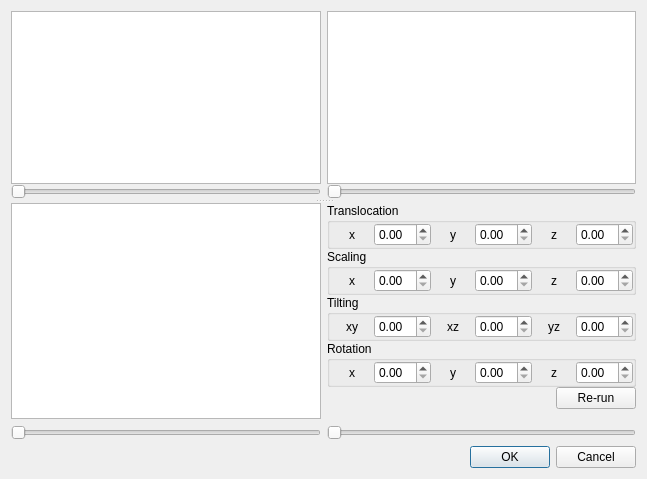
<?xml version="1.0" encoding="UTF-8"?>
<ui version="4.0">
 <class>manual_alignment</class>
 <widget class="QDialog" name="manual_alignment">
  <property name="geometry">
   <rect>
    <x>0</x>
    <y>0</y>
    <width>647</width>
    <height>479</height>
   </rect>
  </property>
  <property name="windowTitle">
   <string>Dialog</string>
  </property>
  <layout class="QVBoxLayout" name="verticalLayout">
   <item>
    <widget class="QWidget" name="widget" native="true">
     <layout class="QVBoxLayout" name="verticalLayout_6">
      <property name="spacing">
       <number>6</number>
      </property>
      <property name="margin">
       <number>0</number>
      </property>
      <item>
       <widget class="QSplitter" name="splitter">
        <property name="frameShadow">
         <enum>QFrame::Plain</enum>
        </property>
        <property name="orientation">
         <enum>Qt::Vertical</enum>
        </property>
        <widget class="QWidget" name="horizontalLayoutWidget">
         <layout class="QHBoxLayout" name="horizontalLayout_6">
          <property name="spacing">
           <number>6</number>
          </property>
          <property name="bottomMargin">
           <number>0</number>
          </property>
          <item>
           <layout class="QVBoxLayout" name="verticalLayout_2">
            <property name="spacing">
             <number>0</number>
            </property>
            <property name="margin">
             <number>0</number>
            </property>
            <item>
             <widget class="QGraphicsView" name="cor_view"/>
            </item>
            <item>
             <widget class="QSlider" name="cor_slice_pos">
              <property name="orientation">
               <enum>Qt::Horizontal</enum>
              </property>
             </widget>
            </item>
           </layout>
          </item>
          <item>
           <layout class="QVBoxLayout" name="verticalLayout_3">
            <property name="spacing">
             <number>0</number>
            </property>
            <item>
             <widget class="QGraphicsView" name="sag_view"/>
            </item>
            <item>
             <widget class="QSlider" name="sag_slice_pos">
              <property name="orientation">
               <enum>Qt::Horizontal</enum>
              </property>
             </widget>
            </item>
           </layout>
          </item>
         </layout>
        </widget>
        <widget class="QWidget" name="layoutWidget">
         <layout class="QHBoxLayout" name="horizontalLayout_7">
          <property name="spacing">
           <number>6</number>
          </property>
          <property name="margin">
           <number>0</number>
          </property>
          <item>
           <layout class="QVBoxLayout" name="verticalLayout_4">
            <item>
             <widget class="QGraphicsView" name="axi_view"/>
            </item>
            <item>
             <widget class="QSlider" name="axi_slice_pos">
              <property name="orientation">
               <enum>Qt::Horizontal</enum>
              </property>
             </widget>
            </item>
           </layout>
          </item>
          <item>
           <layout class="QVBoxLayout" name="verticalLayout_5">
            <property name="spacing">
             <number>0</number>
            </property>
            <property name="margin">
             <number>0</number>
            </property>
            <item>
             <widget class="QGroupBox" name="groupBox">
              <property name="title">
               <string>Translocation</string>
              </property>
              <layout class="QHBoxLayout" name="horizontalLayout_2">
               <property name="spacing">
                <number>0</number>
               </property>
               <property name="margin">
                <number>0</number>
               </property>
               <item>
                <widget class="QLabel" name="label_2">
                 <property name="text">
                  <string>x</string>
                 </property>
                 <property name="alignment">
                  <set>Qt::AlignCenter</set>
                 </property>
                </widget>
               </item>
               <item>
                <widget class="QDoubleSpinBox" name="tx">
                 <property name="singleStep">
                  <double>0.050000000000000</double>
                 </property>
                </widget>
               </item>
               <item>
                <widget class="QLabel" name="label_3">
                 <property name="text">
                  <string>y</string>
                 </property>
                 <property name="alignment">
                  <set>Qt::AlignCenter</set>
                 </property>
                </widget>
               </item>
               <item>
                <widget class="QDoubleSpinBox" name="ty">
                 <property name="singleStep">
                  <double>0.050000000000000</double>
                 </property>
                </widget>
               </item>
               <item>
                <widget class="QLabel" name="label">
                 <property name="text">
                  <string>z</string>
                 </property>
                 <property name="alignment">
                  <set>Qt::AlignCenter</set>
                 </property>
                </widget>
               </item>
               <item>
                <widget class="QDoubleSpinBox" name="tz">
                 <property name="singleStep">
                  <double>0.050000000000000</double>
                 </property>
                </widget>
               </item>
              </layout>
             </widget>
            </item>
            <item>
             <widget class="QGroupBox" name="groupBox_2">
              <property name="title">
               <string>Scaling</string>
              </property>
              <layout class="QHBoxLayout" name="horizontalLayout_3">
               <property name="spacing">
                <number>0</number>
               </property>
               <property name="margin">
                <number>0</number>
               </property>
               <item>
                <widget class="QLabel" name="label_6">
                 <property name="text">
                  <string>x</string>
                 </property>
                 <property name="alignment">
                  <set>Qt::AlignCenter</set>
                 </property>
                </widget>
               </item>
               <item>
                <widget class="QDoubleSpinBox" name="sx">
                 <property name="singleStep">
                  <double>0.050000000000000</double>
                 </property>
                </widget>
               </item>
               <item>
                <widget class="QLabel" name="label_4">
                 <property name="text">
                  <string>y</string>
                 </property>
                 <property name="alignment">
                  <set>Qt::AlignCenter</set>
                 </property>
                </widget>
               </item>
               <item>
                <widget class="QDoubleSpinBox" name="sy">
                 <property name="singleStep">
                  <double>0.050000000000000</double>
                 </property>
                </widget>
               </item>
               <item>
                <widget class="QLabel" name="label_5">
                 <property name="text">
                  <string>z</string>
                 </property>
                 <property name="alignment">
                  <set>Qt::AlignCenter</set>
                 </property>
                </widget>
               </item>
               <item>
                <widget class="QDoubleSpinBox" name="sz">
                 <property name="singleStep">
                  <double>0.050000000000000</double>
                 </property>
                </widget>
               </item>
              </layout>
             </widget>
            </item>
            <item>
             <widget class="QGroupBox" name="groupBox_3">
              <property name="title">
               <string>Tilting</string>
              </property>
              <layout class="QHBoxLayout" name="horizontalLayout_4">
               <property name="spacing">
                <number>0</number>
               </property>
               <property name="margin">
                <number>0</number>
               </property>
               <item>
                <widget class="QLabel" name="label_8">
                 <property name="text">
                  <string>xy</string>
                 </property>
                 <property name="alignment">
                  <set>Qt::AlignCenter</set>
                 </property>
                </widget>
               </item>
               <item>
                <widget class="QDoubleSpinBox" name="xy">
                 <property name="singleStep">
                  <double>0.050000000000000</double>
                 </property>
                </widget>
               </item>
               <item>
                <widget class="QLabel" name="label_7">
                 <property name="text">
                  <string>xz</string>
                 </property>
                 <property name="alignment">
                  <set>Qt::AlignCenter</set>
                 </property>
                </widget>
               </item>
               <item>
                <widget class="QDoubleSpinBox" name="xz">
                 <property name="singleStep">
                  <double>0.050000000000000</double>
                 </property>
                </widget>
               </item>
               <item>
                <widget class="QLabel" name="label_9">
                 <property name="text">
                  <string>yz</string>
                 </property>
                 <property name="alignment">
                  <set>Qt::AlignCenter</set>
                 </property>
                </widget>
               </item>
               <item>
                <widget class="QDoubleSpinBox" name="yz">
                 <property name="singleStep">
                  <double>0.050000000000000</double>
                 </property>
                </widget>
               </item>
              </layout>
             </widget>
            </item>
            <item>
             <widget class="QGroupBox" name="groupBox_4">
              <property name="title">
               <string>Rotation</string>
              </property>
              <layout class="QHBoxLayout" name="horizontalLayout_5">
               <property name="spacing">
                <number>0</number>
               </property>
               <property name="margin">
                <number>0</number>
               </property>
               <item>
                <widget class="QLabel" name="label_11">
                 <property name="text">
                  <string>x</string>
                 </property>
                 <property name="alignment">
                  <set>Qt::AlignCenter</set>
                 </property>
                </widget>
               </item>
               <item>
                <widget class="QDoubleSpinBox" name="rx">
                 <property name="singleStep">
                  <double>0.050000000000000</double>
                 </property>
                </widget>
               </item>
               <item>
                <widget class="QLabel" name="label_12">
                 <property name="text">
                  <string>y</string>
                 </property>
                 <property name="alignment">
                  <set>Qt::AlignCenter</set>
                 </property>
                </widget>
               </item>
               <item>
                <widget class="QDoubleSpinBox" name="ry">
                 <property name="singleStep">
                  <double>0.050000000000000</double>
                 </property>
                </widget>
               </item>
               <item>
                <widget class="QLabel" name="label_10">
                 <property name="text">
                  <string>z</string>
                 </property>
                 <property name="alignment">
                  <set>Qt::AlignCenter</set>
                 </property>
                </widget>
               </item>
               <item>
                <widget class="QDoubleSpinBox" name="rz">
                 <property name="singleStep">
                  <double>0.050000000000000</double>
                 </property>
                </widget>
               </item>
              </layout>
             </widget>
            </item>
            <item>
             <layout class="QHBoxLayout" name="horizontalLayout_8">
              <item>
               <spacer name="horizontalSpacer">
                <property name="orientation">
                 <enum>Qt::Horizontal</enum>
                </property>
                <property name="sizeHint" stdset="0">
                 <size>
                  <width>40</width>
                  <height>20</height>
                 </size>
                </property>
               </spacer>
              </item>
              <item>
               <widget class="QPushButton" name="rerun">
                <property name="text">
                 <string>Re-run</string>
                </property>
               </widget>
              </item>
             </layout>
            </item>
            <item>
             <spacer name="verticalSpacer">
              <property name="orientation">
               <enum>Qt::Vertical</enum>
              </property>
              <property name="sizeHint" stdset="0">
               <size>
                <width>20</width>
                <height>40</height>
               </size>
              </property>
             </spacer>
            </item>
            <item>
             <layout class="QHBoxLayout" name="horizontalLayout">
              <property name="spacing">
               <number>0</number>
              </property>
              <item>
               <widget class="QSlider" name="blend_pos">
                <property name="maximum">
                 <number>10</number>
                </property>
                <property name="pageStep">
                 <number>2</number>
                </property>
                <property name="orientation">
                 <enum>Qt::Horizontal</enum>
                </property>
               </widget>
              </item>
             </layout>
            </item>
           </layout>
          </item>
         </layout>
        </widget>
       </widget>
      </item>
     </layout>
    </widget>
   </item>
   <item>
    <widget class="QDialogButtonBox" name="buttonBox">
     <property name="orientation">
      <enum>Qt::Horizontal</enum>
     </property>
     <property name="standardButtons">
      <set>QDialogButtonBox::Cancel|QDialogButtonBox::Ok</set>
     </property>
    </widget>
   </item>
  </layout>
 </widget>
 <resources/>
 <connections>
  <connection>
   <sender>buttonBox</sender>
   <signal>accepted()</signal>
   <receiver>manual_alignment</receiver>
   <slot>accept()</slot>
   <hints>
    <hint type="sourcelabel">
     <x>248</x>
     <y>254</y>
    </hint>
    <hint type="destinationlabel">
     <x>157</x>
     <y>274</y>
    </hint>
   </hints>
  </connection>
  <connection>
   <sender>buttonBox</sender>
   <signal>rejected()</signal>
   <receiver>manual_alignment</receiver>
   <slot>reject()</slot>
   <hints>
    <hint type="sourcelabel">
     <x>316</x>
     <y>260</y>
    </hint>
    <hint type="destinationlabel">
     <x>286</x>
     <y>274</y>
    </hint>
   </hints>
  </connection>
 </connections>
</ui>
